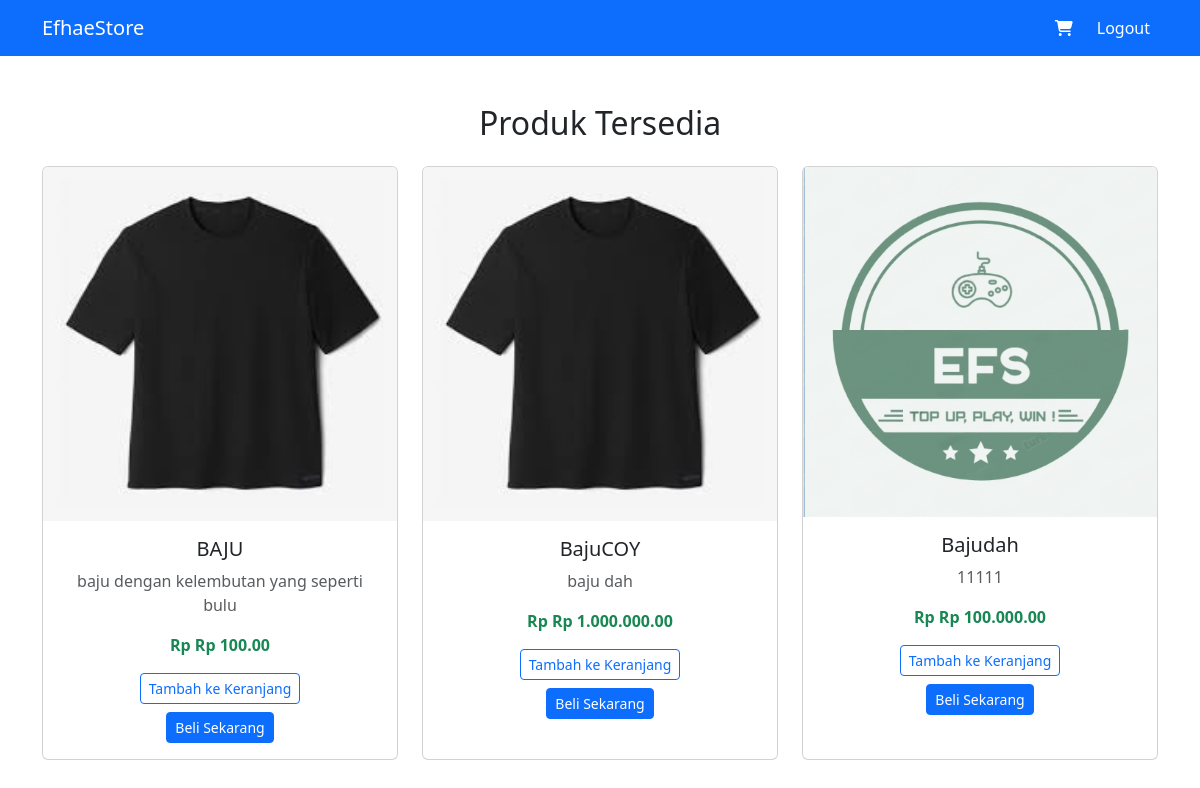
Screenshot of / (signed in) with the database file from the repository.
### store/models.py (models this page shows, shortened)
class Product(models.Model):
    name = models.CharField(max_length=255)
    description = models.TextField()
    price = models.DecimalField(max_digits=10, decimal_places=2)
    stock = models.IntegerField()
    image = models.ImageField(upload_to='products/')

### store/views.py (the view)
# urls.py: path('', views.home, name='home'),
@login_required
def home(request):
    products = Product.objects.all()
    return render(request, 'tampilan/home.html', {'products': products})

### store/templatetags/custom_filters.py (called while the page is built)
@register.filter
def format_rupiah(value):
    try:
        value = float(value)
        return f"Rp {value:,.2f}".replace(",", ".")
    except (ValueError, TypeError):
        return value

### store/templates/tampilan/home.html (shortened to what this page needs)
{% load static %}
{% load custom_filters %}
<!DOCTYPE html>
<html lang="en">
<head>
    <link href="https://cdn.jsdelivr.net/npm/bootstrap@5.3.0/dist/css/bootstrap.min.css" rel="stylesheet">
</head>
<body>
    <nav class="navbar navbar-expand-lg navbar-dark bg-primary">
        <div class="container">
            <a class="navbar-brand" href="#">EfhaeStore</a>
            <div class="collapse navbar-collapse" id="navbarNav">
                <ul class="navbar-nav ms-auto">
                    <li class="nav-item">
                        <a class="nav-link text-white" href="{% url 'cart_detail' %}">
                            <i class="fas fa-shopping-cart"></i>
                        </a>
                    </li>
                    <li class="nav-item">
                        <a class="nav-link btn btn-danger text-white ms-2" href="{% url 'logout' %}">Logout</a>
                    </li>
                </ul>
            </div>
        </div>
    </nav>
    <div class="container my-5">
        <h2 class="mb-4 text-center">Produk Tersedia</h2>
        <div class="row">
            {% for product in products %}
            <div class="col-md-4 mb-4">
                <div class="card h-100">
                    <img src="{{ product.image.url }}" class="card-img-top" alt="{{ product.name }}">
                    <div class="card-body text-center">
                        <h5 class="card-title">{{ product.name }}</h5>
                        <p class="card-text text-muted">{{ product.description }}</p>
                        <p class="card-text text-success fw-bold">Rp {{ product.price|format_rupiah }}</p>
                        <div class="d-grid gap-2">
                            <form method="post" action="{% url 'add_to_cart' product.id %}" class="d-inline">
                                <button type="submit" class="btn btn-outline-primary btn-sm">Tambah ke Keranjang</button>
                            </form>
                            <form method="post" action="{% url 'checkout' product.id %}" class="d-inline">
                                <button type="submit" class="btn btn-primary btn-sm">Beli Sekarang</button>
                            </form>
                        </div>
                    </div>
                </div>
            </div>
            {% endfor %}
        </div>
    </div>
</body>
</html>

### rows the page displays
Product: image (picture), name "BAJU", description "baju dengan kelembutan yang seperti bulu", price "Rp 100.00"
Product: image (picture), name "BajuCOY", description "baju dah", price "Rp 1.000.000.00"
Product: image (picture), name "Bajudah", description "11111", price "Rp 100.000.00"
